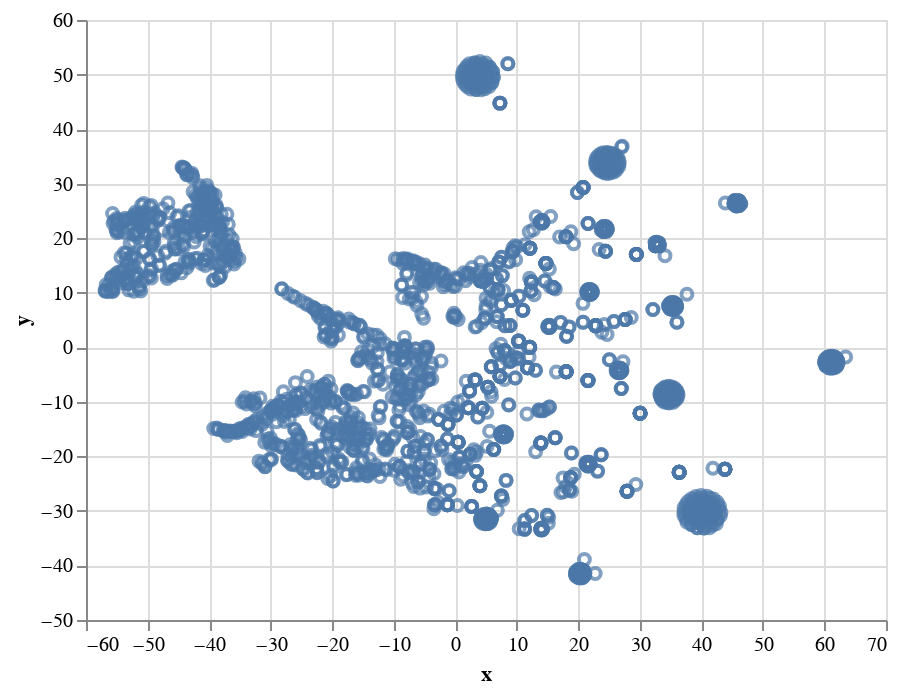

The cell this chart's notebook holds for it:
### Markdown cell above
### T-SNE

### Code cell
result_tsne = TSNE(n_components=2).fit_transform(X)

tsne_df = pd.DataFrame(data=result_tsne, columns=['x','y'])

alt.Chart(tsne_df).mark_point().encode(
    x='x:Q',
    y='y:Q',
)

### Figure 1 — Vega-Lite specification as saved in the notebook (floating-point values rounded to 4 significant figures; data arrays with more than 128 entries replaced by an {"elided": "..."} marker saying what was removed)
{"config": {"view": {"continuousWidth": 400, "continuousHeight": 300}}, "data": {"name": "data-d9741441c90a99d309bad57d8d91656d"}, "mark": "point", "encoding": {"x": {"type": "quantitative", "field": "x"}, "y": {"type": "quantitative", "field": "y"}}, "$schema": "https://vega.github.io/schema/vega-lite/v4.0.2.json", "datasets": {"data-d9741441c90a99d309bad57d8d91656d": {"elided": "1994 records"}}}
